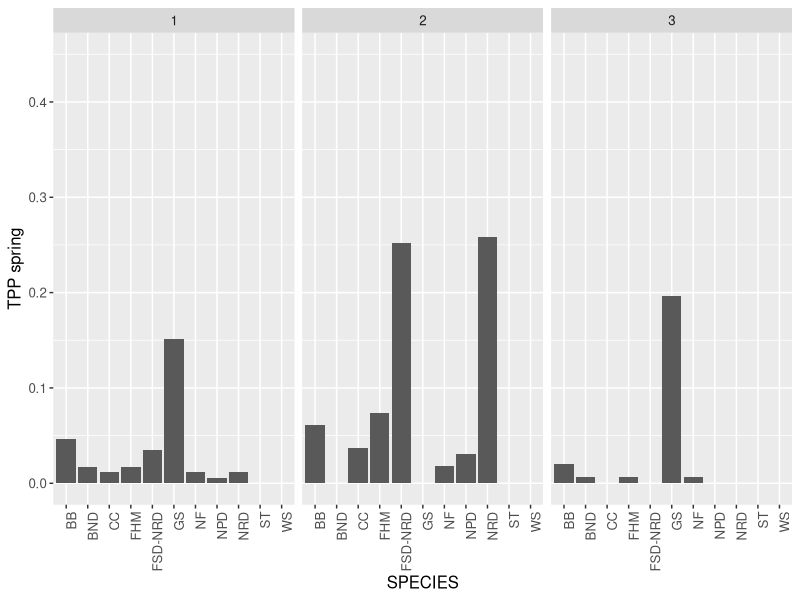
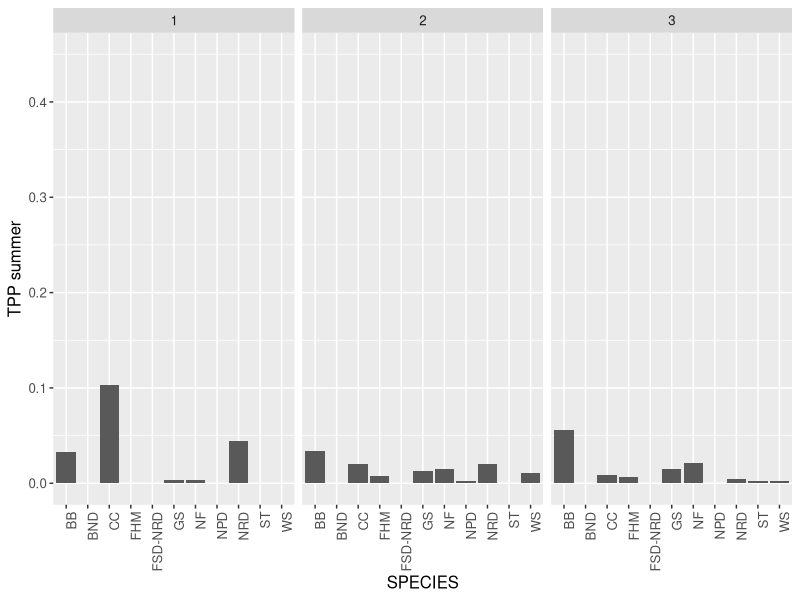
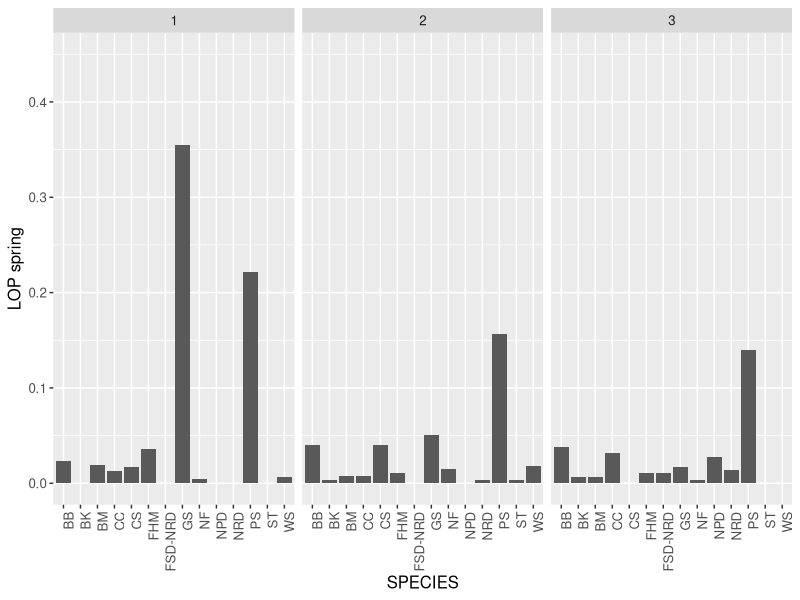
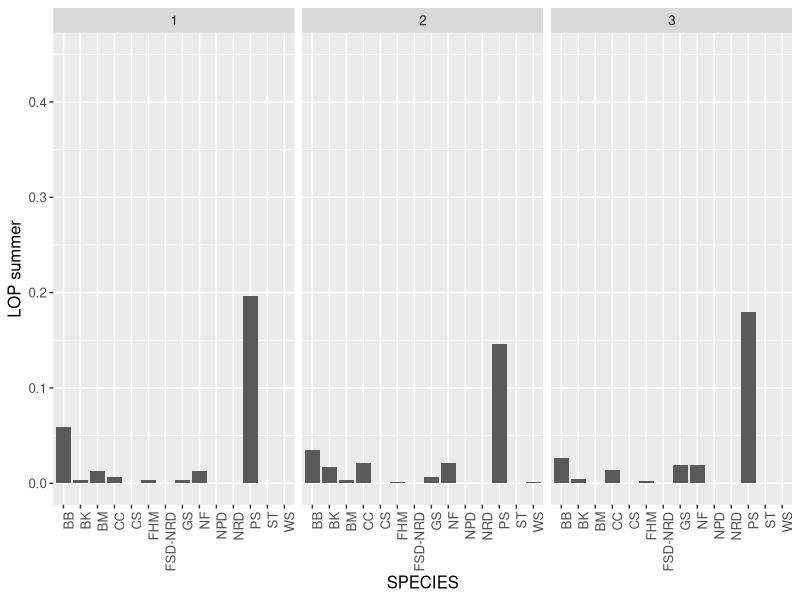
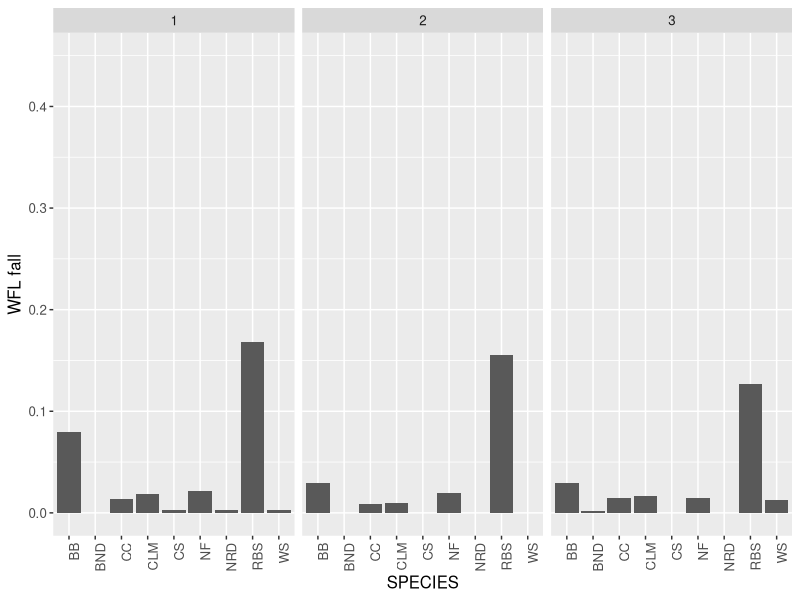
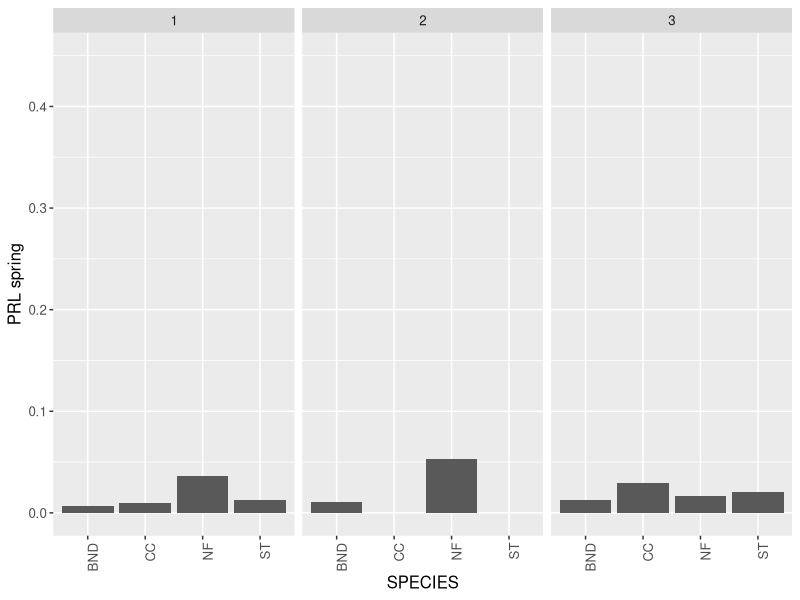
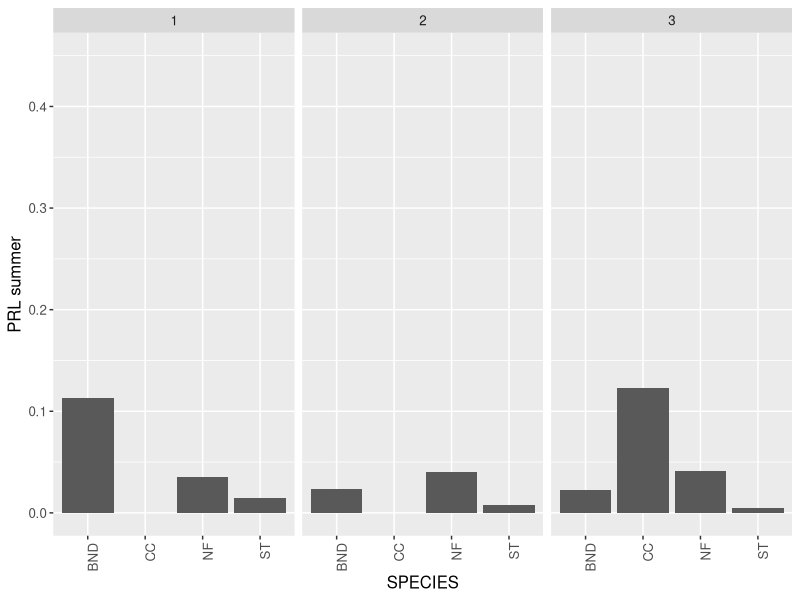
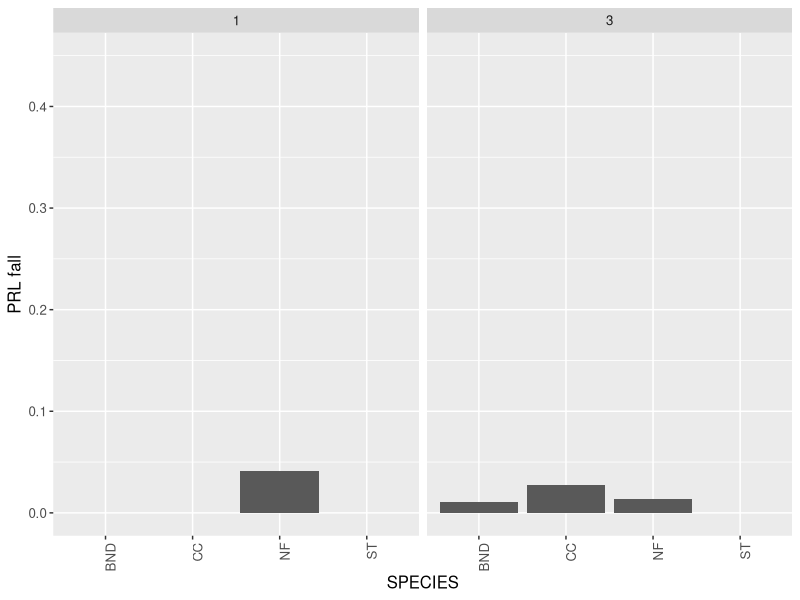

Write R code to recreate these figures, in order. (Note: this script raises an error after producing the figures.)
# Communities for Summer 2021
# Load Libraries ----
library(dplyr)
library(tidyr)
library(tidyverse)
library(ggplot2)
library(lubridate)

# Defining Data Sheets ----- 
setwd("C:/Users/monta/OneDrive - Airey Family/GitHub/AFRP")
fish = read.csv("MA2276_Code/Data/2021_Measurement.csv")
sample = read.csv("MA2276_Code/Data/2021_Sample.csv") %>%
  mutate(DATE_COL = mdy(DATE_COL)) %>%
  mutate(DATE_SET = mdy(DATE_SET)) %>%
  mutate(DAYS = DATE_COL - DATE_SET) %>%
  separate(TIME_START, into = c("hour","min")) %>%
  mutate(min = round(as.numeric(min)/60*100)) %>%
  unite(TIME_START, c(hour, min), sep = ".") %>%
  separate(TIME_END, into = c("hour","min")) %>%
  mutate(min = round(as.numeric(min)/60*100)) %>%
  unite(TIME_END, c(hour, min), sep = ".") %>%
  mutate(TIME_START = as.numeric(TIME_START)) %>%
  mutate(TIME_END = as.numeric(TIME_END)) %>%
  mutate(HOURS = TIME_END - TIME_START) %>% 
  mutate(DAYS = case_when(
    .$DAYS == 1 ~ 24,
    .$DAYS == 0 ~ 0)) # for some reason this line of code appears to break the pipeline?
sample = sample %>% mutate(
  effort_soak = DAYS + HOURS
)
# Join/Filter ----

# Data is filtered to select only fish and split out several columns
all_data = left_join(fish, sample, by = "YSAMP_N") %>% 
  filter(WATER %in% c("TPP","LOP","HRM_1","HRM_2", "HRM_3","HRM_4","WFL", "COM","PRL","ETL"),
         ### single out or remove specific species
         (SPECIES != ""),
         SPECIES != "PAINTED TURTLE",
         SPECIES != "NEWT", 
         SPECIES != "CRAY", 
         SPECIES != "TADPOLE", 
         SPECIES != "BELLISTOMADID ", 
         SPECIES != "DRAGONFLY", 
         SPECIES != "LEECH", 
         SPECIES != "MOLE SALAMANDER LARVAE", 
         SPECIES != "ODONATA", 
         SPECIES != "STICKBUG") %>%
  select(YSAMP_N, SPECIES, LENGTH, DATE_COL, SITE_N, DAYS, effort_soak, GEAR_CODE) %>%
  # Split out date to get at month collected
  separate(DATE_COL, into = c("YEAR","MONTH","DAY"), sep = "-") %>%
  # Split out YSAMP_N to be able to select year and water
  separate(YSAMP_N, into = c("GEAR","WATER","YEAR","YSAMP")) %>%
  # Aggregate months into seasons
  mutate(SEASON = as.factor(.bincode(MONTH, c(0,7,8, 11))))  %>%
  # Recode the bins for visualizations
  mutate(SEASON = recode_factor(.$SEASON, "1" = "spring", "2"="summer","3" = "fall")) %>%
  mutate(SITE = parse_number(SITE_N)) %>%
  filter(SITE != 4) %>% 
  mutate(LENGTH = as.numeric(LENGTH))
  

## CPUE by SITE -----


## Need to add in D_SAMP

night_sets_sites = all_data %>%
  filter(DAYS >= 24) %>%
  select(MONTH, DAY, YEAR,
         SEASON, WATER, 
         SITE, SPECIES,
         LENGTH,  effort_soak,YSAMP, GEAR_CODE) %>%
  group_by(WATER, SEASON, MONTH, DAY, YEAR, SITE, SPECIES, YSAMP,effort_soak, GEAR_CODE) %>%
  count() %>%
  ungroup() %>% 
  select(-MONTH) %>%
  group_by(WATER, SITE, YEAR) %>%
  complete(.,nesting(SEASON, GEAR_CODE, effort_soak, DAY, YSAMP), SPECIES) %>%
  replace_na(list(n = 0, n = 0)) %>%
  group_by(WATER, SEASON,YEAR, SITE, SPECIES) %>% 
  summarise_at(c("n", "effort_soak"), sum) %>%
  mutate(CPUE_hour = n / effort_soak) %>%
  select(c(-n, -effort_soak))

## ++ Visualization CPUE SITE ----

for(i in unique(all_data$WATER)){
  
  subset_data = night_sets_sites %>% filter(WATER == i) 
  
  for(h in unique(subset_data$SEASON)){
    c = subset_data %>%
      filter(SEASON == h) %>%
      ggplot(aes(x = SPECIES, y = CPUE_hour)) + 
      geom_bar(stat="identity", position=position_dodge()) + 
      theme(axis.text.x=element_text(angle=90,hjust=1),
            text = element_text(size=12)) + 
      ylim(0,.45) +
      ylab(paste(i,h))+
      facet_wrap(~ SITE)
    
    print((c))
  }
}


## AVG CPUE ----- 

# YSAMP
night_sets_cpueavg =  all_data %>%
  filter(DAYS >= 24) %>%
  select(MONTH, DAY, YEAR,
         SEASON, WATER, 
         SITE, YSAMP,SPECIES,
         LENGTH,  effort_soak, GEAR_CODE) %>%
  group_by(WATER, SEASON,
           MONTH, DAY, YSAMP, 
           YEAR, SITE,
           SPECIES, effort_soak, 
           GEAR_CODE) %>%
  count() %>%
  ungroup() %>% 
  select(-MONTH) %>%
  group_by(WATER, YEAR) %>%
  complete(.,nesting(SEASON, SITE, GEAR_CODE, effort_soak, DAY, YSAMP), SPECIES) %>%
  replace_na(list(n = 0, n = 0)) %>%
  group_by(WATER, SEASON,YEAR, SPECIES) %>% 
  summarise_at(c("n", "effort_soak"), sum) %>%
  mutate(CPUE_hour = n / effort_soak) %>%
  select(c(-n, -effort_soak)) %>%
  filter(SPECIES != "NF")


# ++ Visualize the communities from each lake by season ----
for(i in unique(night_sets_cpueavg$WATER)){
  g = night_sets_cpueavg %>% 
    filter(WATER == i) %>%
    group_by(SEASON, YEAR, SPECIES) %>%
    summarise(CPUE = sum(CPUE_hour)) %>%
    ggplot(aes(x = SPECIES, y = CPUE)) + 
    geom_bar(stat="identity", position=position_dodge()) + 
    theme(axis.text.x=element_text(angle=90,hjust=1),
          text = element_text(size=12)) + 
    ylim(0,.45) +
    facet_wrap(~ SEASON) + 
    ggtitle(paste(i, "Community"))
  print(g)
}




## all_data visualizations ---- 

  
# Visualize the communities from each lake by season 
# This is the raw count of abundance across all traps
for(i in unique(all_data$WATER)){
  g = all_data %>% 
    filter(WATER == i) %>%
    group_by(SEASON, YEAR, SPECIES) %>%
    count() %>%
    ggplot(aes(x = SPECIES, y = n)) + 
    geom_bar(stat="identity", position=position_dodge()) + 
    theme(axis.text.x=element_text(angle=90,hjust=1),
          text = element_text(size=12)) + 
    facet_wrap(~ SEASON) + 
    ggtitle(paste(i, "Community"))
  print(g)
}
  
## with night_sets 



# Visualize the communities from each site + lake by season 
for(i in unique(all_data$WATER)){
  
  subset_data = all_data %>% filter(WATER == i) %>% 
    mutate(SITE_N = parse_number(SITE_N))
    
    for(h in unique(subset_data$SEASON)){
      c = subset_data %>%
        filter(SEASON == h) %>%
        group_by(WATER, SEASON,SPECIES, SITE_N) %>%
        count()%>%
        ggplot(aes(x = SPECIES, y = n)) + 
        geom_bar(stat="identity", position=position_dodge()) + 
        theme(axis.text.x=element_text(angle=90,hjust=1),
              text = element_text(size=12)) + 
        ggtitle(paste(i, "Community", h)) + 
        facet_wrap(~ SITE_N)
      
      print((c))
  }
}


## Analysis of size structure -------


all_data %>% 
  ggplot(aes(x = SPECIES, y = as.numeric(LENGTH))) + 
  geom_point() +
  theme(axis.text.x=element_text(angle=90,hjust=01),
                     text = element_text(size=12)) +
  stat_summary(
    geom = "point",
    fun= "median",
    col = "red",
    size = 2,
    shape = 16,
    fill = "red") +
  facet_wrap(~WATER) + 
  ylab("Length (mm)") + 
  xlab("Species")
  

all_data %>% filter(SPECIES == "CC") %>% 
  ggplot(aes(x = SPECIES, y = as.numeric(LENGTH))) + 
  geom_point() + 
  stat_summary(
    geom = "point",
    fun= "median",
    col = "red",
    size = 2,
    shape = 16,
    fill = "red") +
  ylab("Length (mm)")
  facet_wrap(~WATER)

median_length = all_data %>%
  group_by(SPECIES, WATER) %>%
  summarise(median_length = median(as.numeric(LENGTH),na.rm=T))

species_richness = all_data %>%
  select(WATER, SPECIES) %>%
  group_by(WATER) %>%
  unique() %>% 
  summarize(Richness = n())
  
left_join(median_length, species_richness) %>%
  ggplot(aes(x = Richness, y = median_length)) + 
  geom_point() + 
  geom_smooth(method = "lm") +
  facet_wrap(~SPECIES)

median_length_z = all_data %>%
  group_by(SPECIES) %>%
  mutate(zscore = (LENGTH - median(LENGTH, na.rm=T))/sd(LENGTH, na.rm=T))

left_join(median_length_z, species_richness) %>%
  ggplot(aes(x = Richness, y = zscore)) + 
  geom_point() + 
  geom_smooth(method = "lm") +
  facet_wrap(~SPECIES)


dat = left_join(median_length_z, species_richness) %>%
  filter(SPECIES == "NRD")
  select(Richness, zscore, SPECIES)

plot(dat$zscore~ dat$Richness)
abline(lm(dat$zscore ~ dat$Richness))
summary(lm(dat$zscore ~ dat$Richness))
